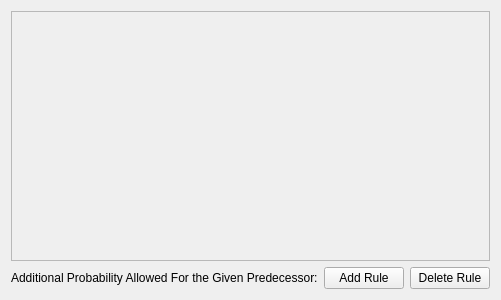
<?xml version="1.0" encoding="UTF-8"?>
<ui version="4.0">
 <class>RuleTabContent</class>
 <widget class="QWidget" name="RuleTabContent">
  <property name="geometry">
   <rect>
    <x>0</x>
    <y>0</y>
    <width>409</width>
    <height>300</height>
   </rect>
  </property>
  <property name="windowTitle">
   <string>Form</string>
  </property>
  <layout class="QVBoxLayout" name="verticalLayout">
   <item>
    <widget class="QScrollArea" name="scrollArea">
     <property name="widgetResizable">
      <bool>true</bool>
     </property>
     <widget class="GUI::L_System::RuleWidget" name="scrollAreaWidgetContents">
      <property name="geometry">
       <rect>
        <x>0</x>
        <y>0</y>
        <width>389</width>
        <height>248</height>
       </rect>
      </property>
     </widget>
    </widget>
   </item>
   <item>
    <layout class="QHBoxLayout" name="horizontalLayout">
     <item>
      <spacer name="spacer">
       <property name="orientation">
        <enum>Qt::Horizontal</enum>
       </property>
       <property name="sizeHint" stdset="0">
        <size>
         <width>40</width>
         <height>20</height>
        </size>
       </property>
      </spacer>
     </item>
     <item>
      <widget class="QLabel" name="allowedProbability">
       <property name="text">
        <string>Additional Probability Allowed For the Given Predecessor:</string>
       </property>
      </widget>
     </item>
     <item>
      <widget class="QPushButton" name="addRuleButton">
       <property name="text">
        <string>Add Rule</string>
       </property>
      </widget>
     </item>
     <item>
      <widget class="QPushButton" name="deleteRuleButton">
       <property name="text">
        <string>Delete Rule</string>
       </property>
      </widget>
     </item>
    </layout>
   </item>
  </layout>
 </widget>
 <customwidgets>
  <customwidget>
   <class>GUI::L_System::RuleWidget</class>
   <extends>QWidget</extends>
   <header>GUI/L_System/Rules/RuleWidget.h</header>
   <container>1</container>
  </customwidget>
 </customwidgets>
 <resources/>
 <connections/>
</ui>
